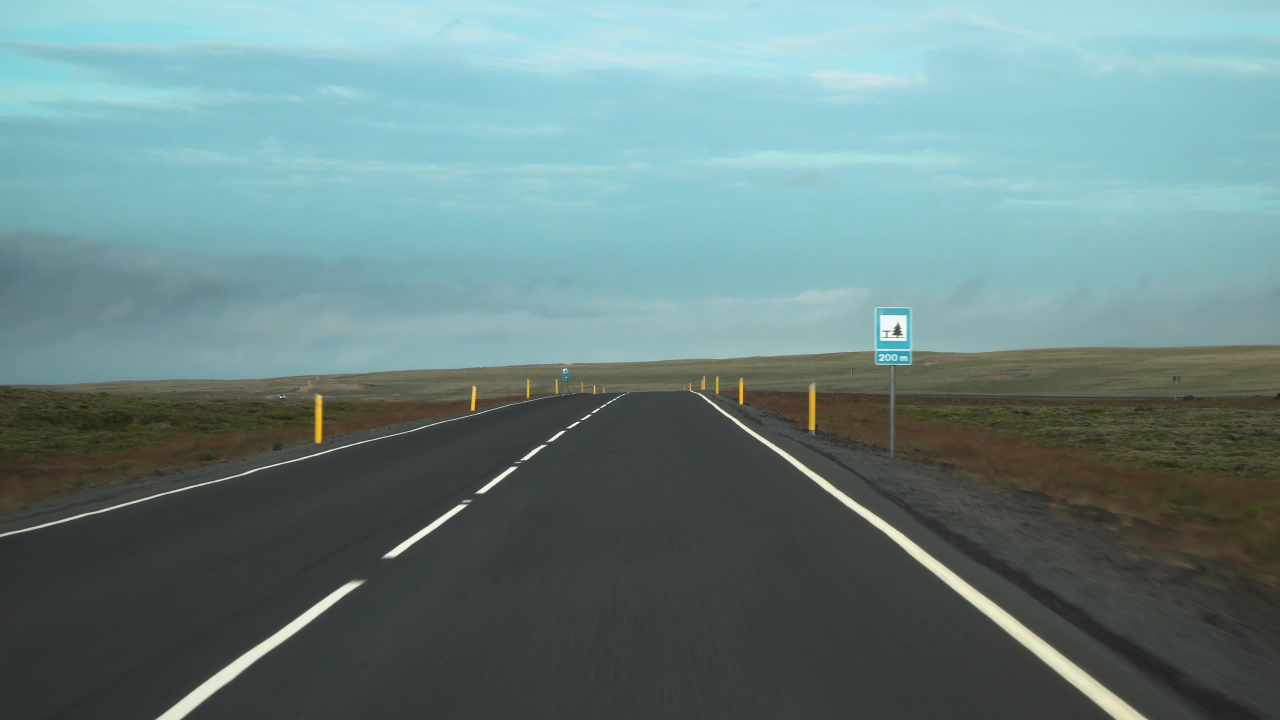
#> input picture roadlines.jpg, 3840 x 2160 px (shown at 1/3 size)
$ python main.py
#> lines starting #> are read from the running program, lines starting #| are printed output that depends on the picture; after the words box and inside, x2 and y2 are one past the last pixel; in counts of white or black regions, pixels touching at a corner belong together
import cv2
import matplotlib.pyplot as plt
import numpy as np


def mask_image(image):
    height = image.shape[0]
    width = image.shape[1]
    points = np.array([[(width, height),(2300, 1200),(1400, 1200),(-2300,height)]])
    mask = np.zeros_like(image)
    cv2.fillPoly(mask, points, 255)
    masked_image = cv2.bitwise_and(image, mask)
    return masked_image


def display_image(img, title):
    plt.figure(), plt.imshow(img, cmap="gray"), plt.title(title)


img = cv2.imread("roadlines.jpg")
#> img is the input picture: shape (2160, 3840, 3); mean B, G, R 131.5, 131.7, 105.2

gray_image = cv2.cvtColor(img, cv2.COLOR_BGR2GRAY)
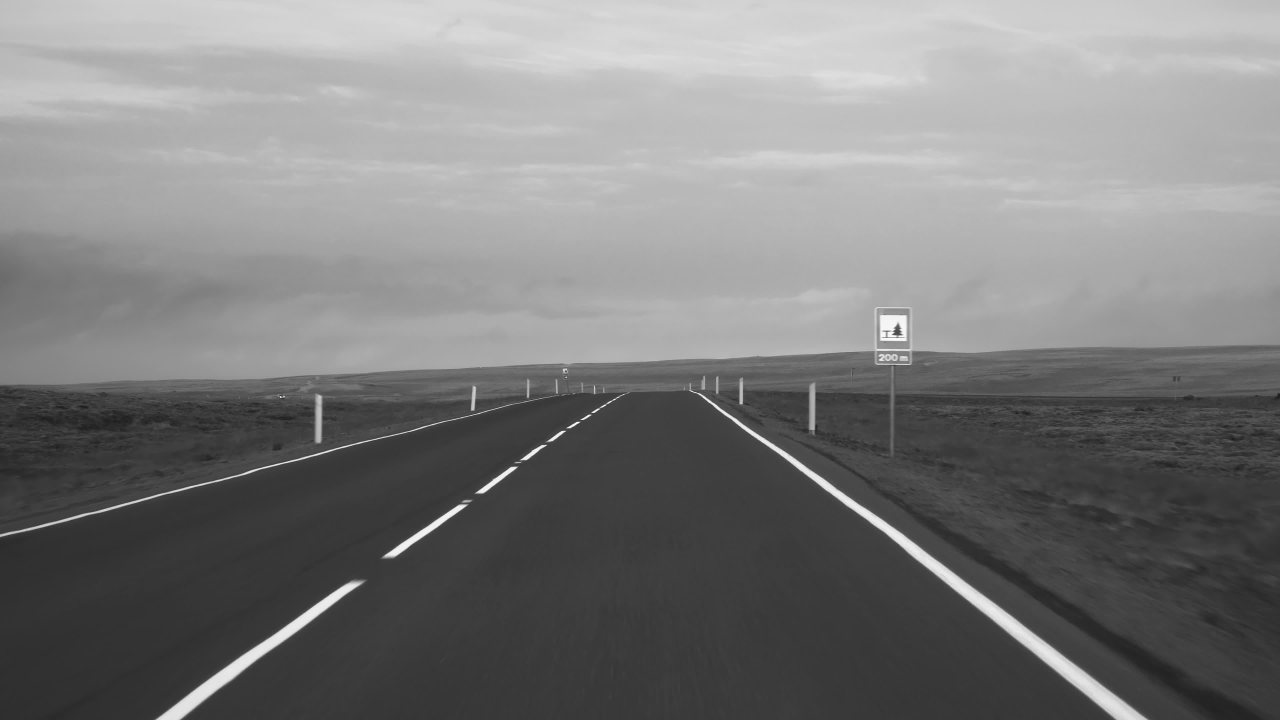
#> gray_image: shape (2160, 3840) (shown at 1/3 size); min 1, max 255, mean 123.8

blurred_image = cv2.blur(gray_image, (5, 5))

(thresh, blackAndWhiteImage) = cv2.threshold(blurred_image, 150, 255, cv2.THRESH_BINARY)
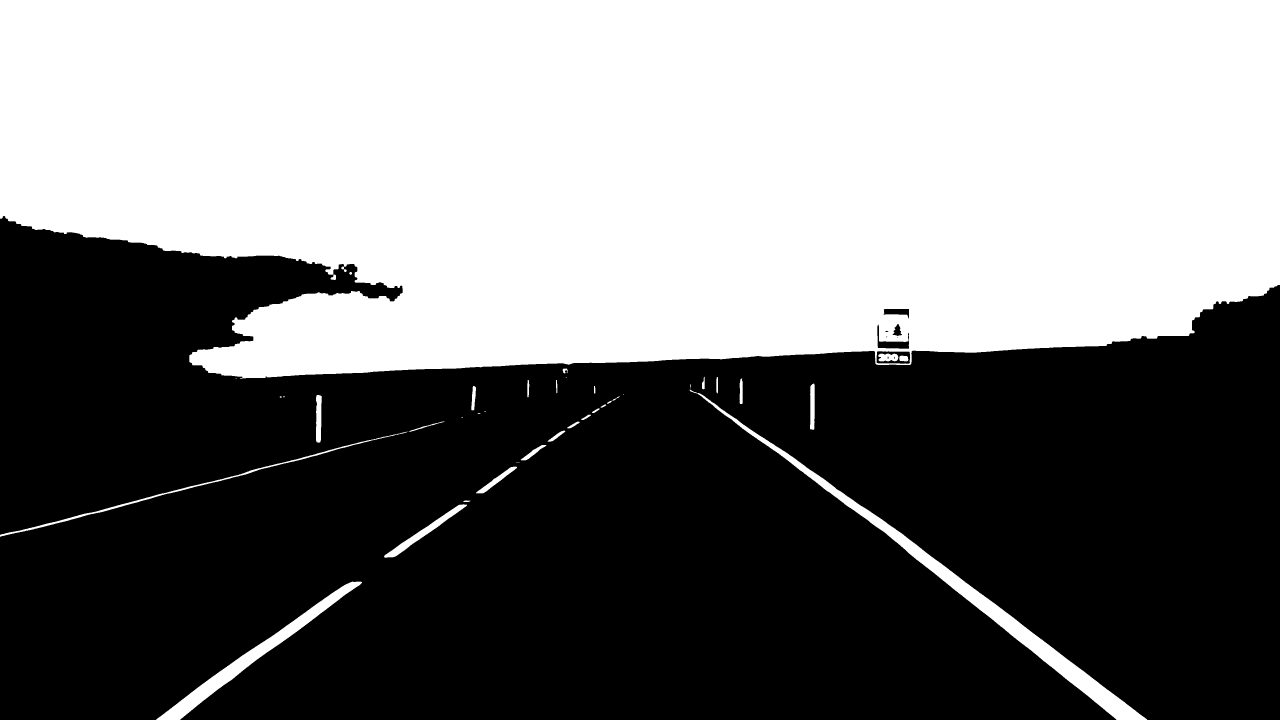
#> blackAndWhiteImage: shape (2160, 3840) (shown at 1/3 size); 46.9% white; 38 white regions (8 under 20 px), largest, box (x1, y1, x2, y2) and area: (0, 0, 3840, 1136) 3792919, (2069, 1169, 3442, 2160) 52491, (468, 1745, 1086, 2160) 24622

edge_image = cv2.Canny(blackAndWhiteImage, 200, 255)
#> edge_image: shape (2160, 3840); 0.23% white in thin lines or dots, all inside (x1, y1, x2, y2) = (0, 647, 3840, 2160)

masked_image = mask_image(edge_image)
#> in mask_image, `cv2.fillPoly(mask, points, 255)`:
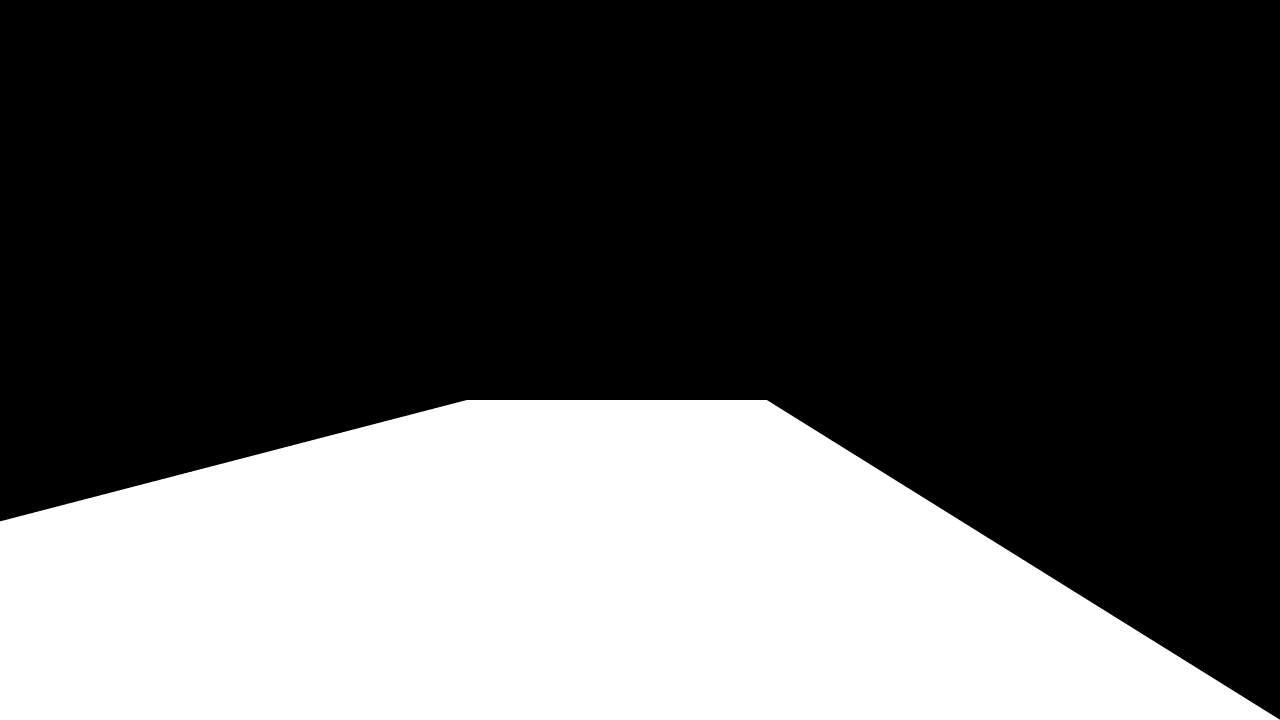
#> mask: shape (2160, 3840) (shown at 1/3 size); 32.5% white; 1 white region, box (x1, y1, x2, y2) and area: (0, 1200, 3840, 2160) 2692974
#> in mask_image, `masked_image = cv2.bitwise_and(image, mask)`:
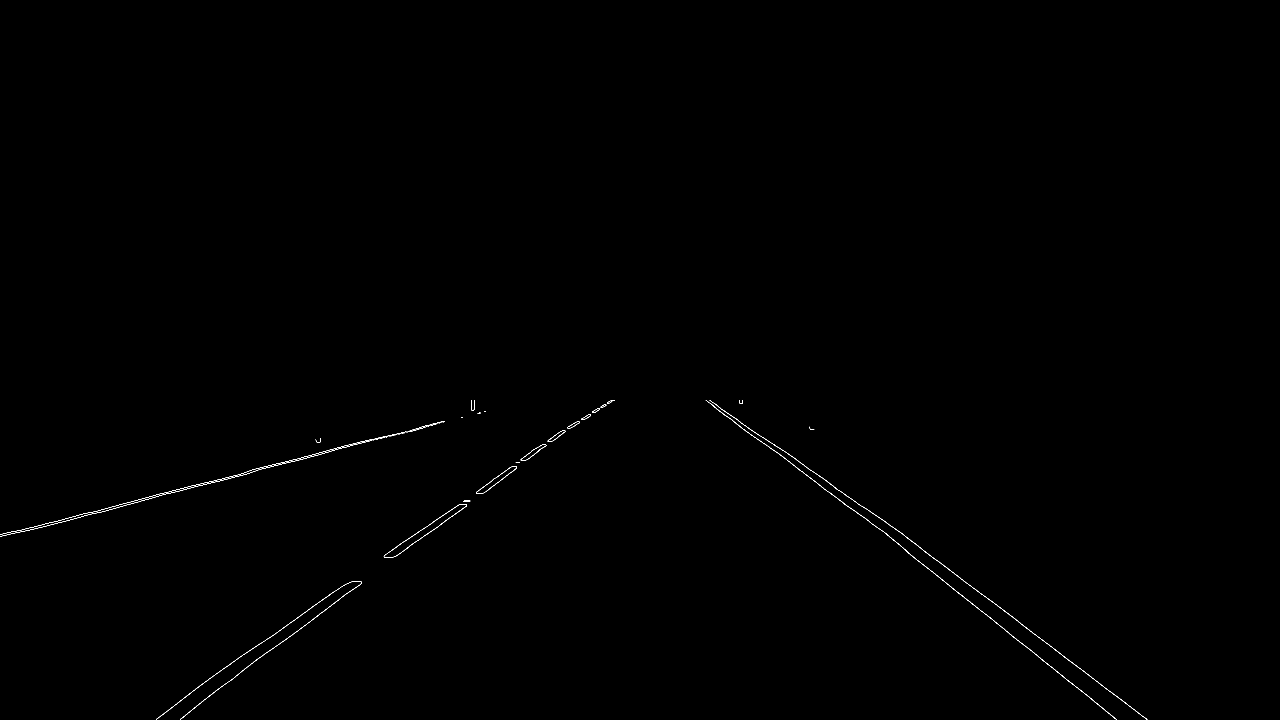
#> masked_image: shape (2160, 3840) (shown at 1/3 size); 0.12% white in thin lines or dots, all inside (x1, y1, x2, y2) = (0, 1200, 3442, 2160)

lines = cv2.HoughLinesP(masked_image, 1, np.pi/180,40)
#> lines = 793 rows, first 6: [3294, 2046, 3296, 2048], [3253, 2015, 3293, 2046], [484, 1485, 485, 1485], [884, 1378, 894, 1376], [2932, 1772, 2934, 1774], [2935, 1775, 2947, 1784]
for line in lines:
    x1,y1,x2,y2 = line[0]
    cv2.line(img,(x1,y1),(x2,y2),(0,255,0),4)
#> this loop made 793 passes

display_image(img, "Original Image")
display_image(blackAndWhiteImage, "Black and White Image")
display_image(edge_image, "Edge Image")
display_image(masked_image, "Masked Image")

plt.show()
